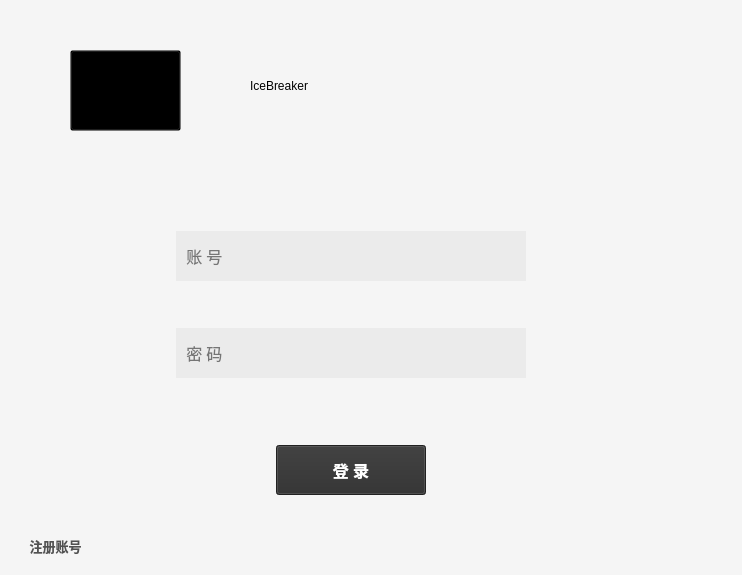
<?xml version="1.0" encoding="UTF-8"?>
<ui version="4.0">
 <class>Signin_Windows</class>
 <widget class="QWidget" name="Signin_Windows">
  <property name="geometry">
   <rect>
    <x>0</x>
    <y>0</y>
    <width>742</width>
    <height>575</height>
   </rect>
  </property>
  <property name="windowTitle">
   <string>Form</string>
  </property>
  <property name="styleSheet">
   <string notr="true">QWidget{
    background:rgb(245,245,245);
    
}

QLineEdit{
	border:none;
	background:rgb(235,235,235);
}
</string>
  </property>
  <widget class="QWidget" name="widget" native="true">
   <property name="geometry">
    <rect>
     <x>-10</x>
     <y>0</y>
     <width>751</width>
     <height>171</height>
    </rect>
   </property>
   <property name="sizePolicy">
    <sizepolicy hsizetype="Fixed" vsizetype="Fixed">
     <horstretch>0</horstretch>
     <verstretch>0</verstretch>
    </sizepolicy>
   </property>
   <property name="contextMenuPolicy">
    <enum>Qt::PreventContextMenu</enum>
   </property>
   <property name="styleSheet">
    <string notr="true">background-image: url(:/new/prefix1/img/titlt2.png)</string>
   </property>
   <widget class="QWidget" name="widget_3" native="true">
    <property name="geometry">
     <rect>
      <x>0</x>
      <y>0</y>
      <width>120</width>
      <height>80</height>
     </rect>
    </property>
    <widget class="QWidget" name="widget_4" native="true">
     <property name="geometry">
      <rect>
       <x>0</x>
       <y>0</y>
       <width>181</width>
       <height>161</height>
      </rect>
     </property>
     <widget class="QWidget" name="widget_5" native="true">
      <property name="geometry">
       <rect>
        <x>0</x>
        <y>0</y>
        <width>741</width>
        <height>161</height>
       </rect>
      </property>
     </widget>
    </widget>
   </widget>
   <widget class="QLabel" name="label">
    <property name="geometry">
     <rect>
      <x>260</x>
      <y>40</y>
      <width>291</width>
      <height>91</height>
     </rect>
    </property>
    <property name="styleSheet">
     <string notr="true">font: 36pt &quot;Kunstler Script&quot;;
background:transparent;
</string>
    </property>
    <property name="text">
     <string>IceBreaker</string>
    </property>
   </widget>
   <widget class="QPushButton" name="logo">
    <property name="geometry">
     <rect>
      <x>80</x>
      <y>50</y>
      <width>111</width>
      <height>81</height>
     </rect>
    </property>
    <property name="styleSheet">
     <string notr="true">background-color:transparent;</string>
    </property>
    <property name="text">
     <string/>
    </property>
   </widget>
  </widget>
  <widget class="QWidget" name="widget_2" native="true">
   <property name="geometry">
    <rect>
     <x>-20</x>
     <y>120</y>
     <width>761</width>
     <height>471</height>
    </rect>
   </property>
   <property name="sizePolicy">
    <sizepolicy hsizetype="Fixed" vsizetype="Fixed">
     <horstretch>0</horstretch>
     <verstretch>0</verstretch>
    </sizepolicy>
   </property>
   <widget class="QPushButton" name="pushButtonRegster">
    <property name="geometry">
     <rect>
      <x>30</x>
      <y>410</y>
      <width>91</width>
      <height>31</height>
     </rect>
    </property>
    <property name="font">
     <font>
      <family>微软雅黑</family>
      <pointsize>10</pointsize>
      <weight>75</weight>
      <bold>true</bold>
      <underline>false</underline>
     </font>
    </property>
    <property name="styleSheet">
     <string notr="true">border:none;
color: rgb(82, 82, 82);
background:rgb(245,245,245);</string>
    </property>
    <property name="text">
     <string>注册账号</string>
    </property>
   </widget>
   <widget class="QWidget" name="horizontalLayoutWidget">
    <property name="geometry">
     <rect>
      <x>0</x>
      <y>300</y>
      <width>741</width>
      <height>101</height>
     </rect>
    </property>
    <layout class="QHBoxLayout" name="horizontalLayout">
     <item>
      <spacer name="horizontalSpacer">
       <property name="orientation">
        <enum>Qt::Horizontal</enum>
       </property>
       <property name="sizeHint" stdset="0">
        <size>
         <width>40</width>
         <height>20</height>
        </size>
       </property>
      </spacer>
     </item>
     <item>
      <widget class="QPushButton" name="pushButtonLogin">
       <property name="sizePolicy">
        <sizepolicy hsizetype="Fixed" vsizetype="Fixed">
         <horstretch>0</horstretch>
         <verstretch>0</verstretch>
        </sizepolicy>
       </property>
       <property name="minimumSize">
        <size>
         <width>150</width>
         <height>50</height>
        </size>
       </property>
       <property name="font">
        <font>
         <family>微软雅黑</family>
         <pointsize>12</pointsize>
         <weight>75</weight>
         <bold>true</bold>
        </font>
       </property>
       <property name="styleSheet">
        <string notr="true">background-color: rgb(46,46,46);
color: rgb(255, 255, 255);
border-radiux: 505px</string>
       </property>
       <property name="text">
        <string>登 录</string>
       </property>
      </widget>
     </item>
     <item>
      <spacer name="horizontalSpacer_2">
       <property name="orientation">
        <enum>Qt::Horizontal</enum>
       </property>
       <property name="sizeHint" stdset="0">
        <size>
         <width>40</width>
         <height>20</height>
        </size>
       </property>
      </spacer>
     </item>
    </layout>
   </widget>
   <widget class="QWidget" name="horizontalLayoutWidget_2">
    <property name="geometry">
     <rect>
      <x>0</x>
      <y>70</y>
      <width>741</width>
      <height>231</height>
     </rect>
    </property>
    <layout class="QHBoxLayout" name="horizontalLayout_2">
     <item>
      <spacer name="horizontalSpacer_4">
       <property name="orientation">
        <enum>Qt::Horizontal</enum>
       </property>
       <property name="sizeHint" stdset="0">
        <size>
         <width>40</width>
         <height>20</height>
        </size>
       </property>
      </spacer>
     </item>
     <item>
      <layout class="QVBoxLayout" name="verticalLayout">
       <item>
        <widget class="QLineEdit" name="lineEditUsername">
         <property name="sizePolicy">
          <sizepolicy hsizetype="Fixed" vsizetype="Fixed">
           <horstretch>0</horstretch>
           <verstretch>0</verstretch>
          </sizepolicy>
         </property>
         <property name="minimumSize">
          <size>
           <width>350</width>
           <height>50</height>
          </size>
         </property>
         <property name="font">
          <font>
           <family>微软雅黑</family>
           <pointsize>12</pointsize>
          </font>
         </property>
         <property name="styleSheet">
          <string notr="true"/>
         </property>
         <property name="inputMask">
          <string/>
         </property>
         <property name="text">
          <string/>
         </property>
         <property name="placeholderText">
          <string>  账 号</string>
         </property>
        </widget>
       </item>
       <item>
        <widget class="QLineEdit" name="lineEditPassword">
         <property name="sizePolicy">
          <sizepolicy hsizetype="Fixed" vsizetype="Fixed">
           <horstretch>0</horstretch>
           <verstretch>0</verstretch>
          </sizepolicy>
         </property>
         <property name="minimumSize">
          <size>
           <width>350</width>
           <height>50</height>
          </size>
         </property>
         <property name="font">
          <font>
           <family>微软雅黑</family>
           <pointsize>12</pointsize>
          </font>
         </property>
         <property name="styleSheet">
          <string notr="true"/>
         </property>
         <property name="inputMask">
          <string/>
         </property>
         <property name="text">
          <string/>
         </property>
         <property name="frame">
          <bool>true</bool>
         </property>
         <property name="echoMode">
          <enum>QLineEdit::Normal</enum>
         </property>
         <property name="placeholderText">
          <string>  密 码</string>
         </property>
        </widget>
       </item>
      </layout>
     </item>
     <item>
      <spacer name="horizontalSpacer_3">
       <property name="orientation">
        <enum>Qt::Horizontal</enum>
       </property>
       <property name="sizeHint" stdset="0">
        <size>
         <width>40</width>
         <height>20</height>
        </size>
       </property>
      </spacer>
     </item>
    </layout>
   </widget>
  </widget>
  <zorder>widget_2</zorder>
  <zorder>widget</zorder>
 </widget>
 <resources/>
 <connections/>
</ui>
